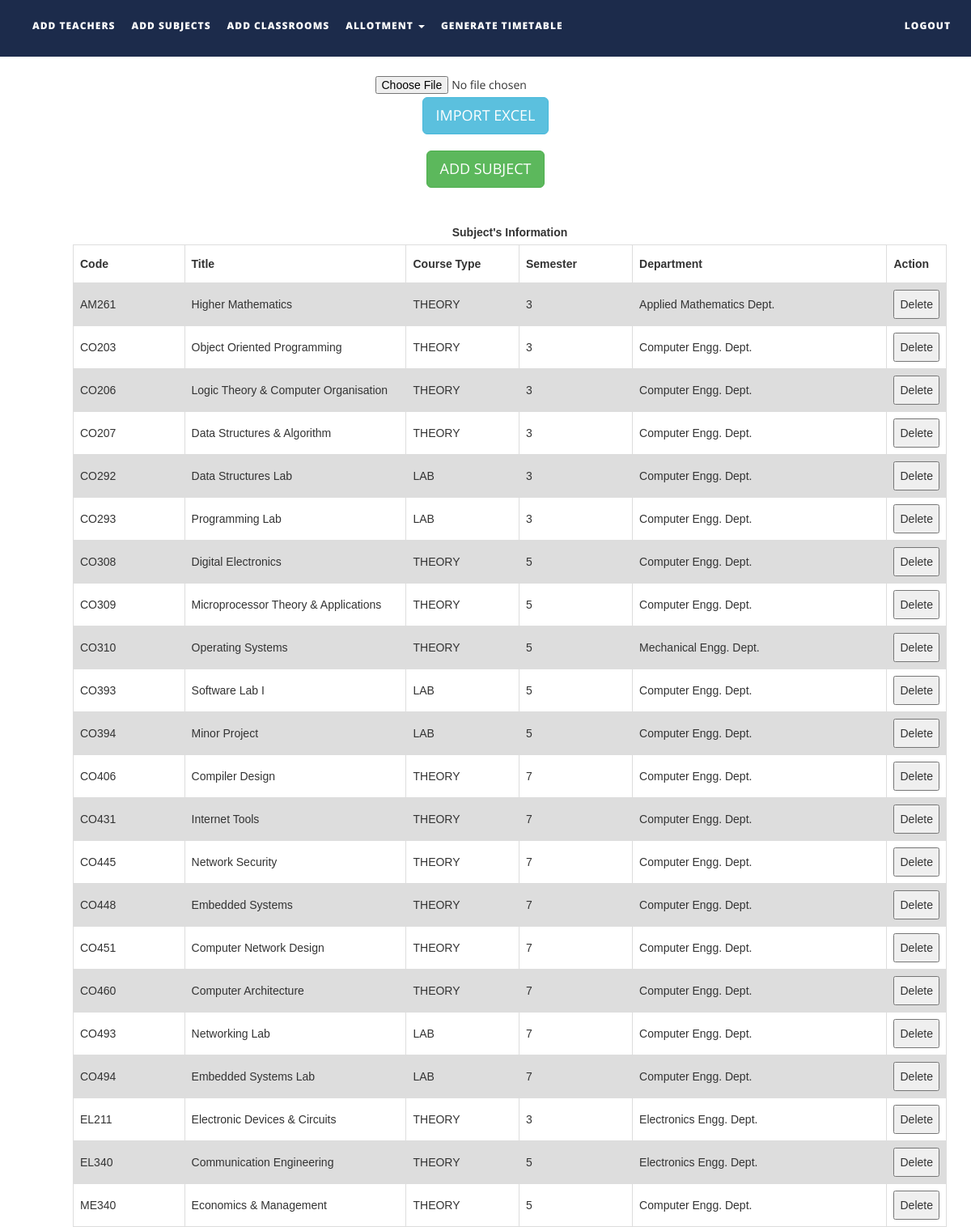
Page /files/addsubjects.php on the earlier database version.
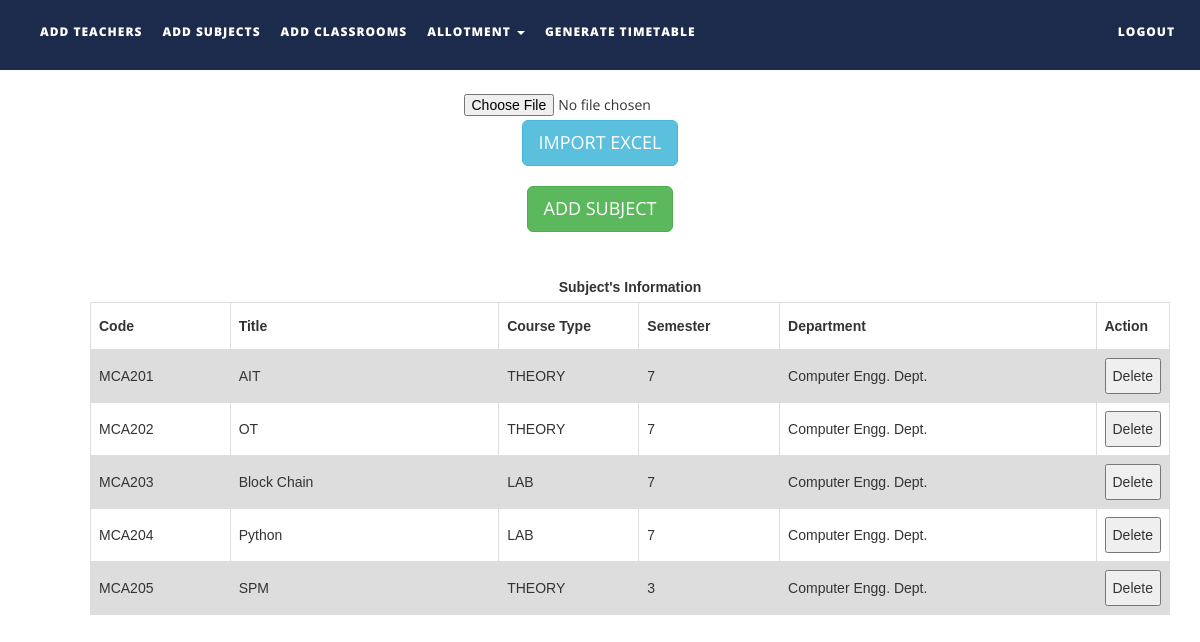
Same page on the later database version.
### tables this page shows
CREATE TABLE `subjects` (
  `subject_code` varchar(10) NOT NULL,
  `subject_name` varchar(50) NOT NULL,
  `course_type` varchar(15) NOT NULL,
  `semester` int(1) NOT NULL,
  `department` varchar(50) NOT NULL,
  `isAlloted` int(1) NOT NULL,
  `allotedto` text NOT NULL,
  `allotedto2` text NOT NULL,
  `allotedto3` text NOT NULL
);

### files/addsubjects.php (the view, shortened to what this page needs)
<!DOCTYPE html>
<html xmlns="http://www.w3.org/1999/xhtml">
<head>
    <link href="assets/css/bootstrap.css" rel="stylesheet"/>
    <link href="assets/css/font-awesome.min.css" rel="stylesheet"/>
    <link href="assets/css/flexslider.css" rel="stylesheet"/>
    <link href="assets/css/style.css" rel="stylesheet"/>
</head>
<body>
<div class="navbar navbar-inverse navbar-fixed-top " id="menu">
    <div class="container">
        <div class="navbar-collapse collapse move-me">
            <ul class="nav navbar-nav navbar-left">
                <li><a href="addteachers.php">ADD TEACHERS</a></li>
                <li><a href="addsubjects.php">ADD SUBJECTS</a></li>
                <li><a href="addclassrooms.php">ADD CLASSROOMS</a></li>
                <li class="dropdown"><a class="dropdown-toggle" data-toggle="dropdown" aria-expanded="false">ALLOTMENT
                        <span class="caret"></span></a>
                </li>
                <li><a href="generatetimetable.php">GENERATE TIMETABLE</a></li>
            </ul>
            <ul class="nav navbar-nav navbar-right">
                <li><a href="index.php">LOGOUT</a></li>
            </ul>
        </div>
    </div>
</div>
<br>
<div align="center" style="margin-top:60px">
    <form name="import" method="post" enctype="multipart/form-data">
        <input type="file" name="file"/>
        <input type="submit" name="subjectexcel" id="subjectexcel" class="btn btn-info btn-lg" value="IMPORT EXCEL"/>
    </form>
</div>
<div align="center" style="margin-top: 20px">
    <button id="subjectmanual" class="btn btn-success btn-lg">ADD SUBJECT</button>
</div>
<div>
    <br>
    <table id=subjectstable style="margin-left: 90px">
        <caption><strong> Subject's Information</strong></caption>
        <tr>
            <th width="150">Code</th>
            <th width=300>Title</th>
            <th width=150>Course Type</th>
            <th width="150">Semester</th>
            <th width="350">Department</th>
            <th width="40">Action</th>
        </tr>
        <?php
        $q = mysqli_query(mysqli_connect("localhost", "root", "", "ttms"),
            "SELECT * FROM subjects ORDER BY subject_code ASC ");
        while ($row = mysqli_fetch_assoc($q)) {
            echo "<tr><td>{$row['subject_code']}</td>
                    <td>{$row['subject_name']}</td>
                    <td>{$row['course_type']}</td>
                    <td>{$row['semester']}</td>
                     <td>{$row['department']}</td>
                     <td><button>Delete</button></td>
                    </tr>\n";
        }
        ?>
    </table>
</div>
</body>
</html>

Differences in the rows shown:
removed subjects: subject_code "AM261", subject_name "Higher Mathematics", course_type "THEORY", semester "3", department "Applied Mathematics Dept."
removed subjects: subject_code "CO203", subject_name "Object Oriented Programming", course_type "THEORY", semester "3", department "Computer Engg. Dept."
removed subjects: subject_code "CO206", subject_name "Logic Theory & Computer Organisation", course_type "THEORY", semester "3", department "Computer Engg. Dept."
removed subjects: subject_code "CO207", subject_name "Data Structures & Algorithm", course_type "THEORY", semester "3", department "Computer Engg. Dept."
removed subjects: subject_code "CO292", subject_name "Data Structures Lab", course_type "LAB", semester "3", department "Computer Engg. Dept."
removed subjects: subject_code "CO293", subject_name "Programming Lab", course_type "LAB", semester "3", department "Computer Engg. Dept."
removed subjects: subject_code "CO308", subject_name "Digital Electronics", course_type "THEORY", semester "5", department "Computer Engg. Dept."
removed subjects: subject_code "CO309", subject_name "Microprocessor Theory & Applications", course_type "THEORY", semester "5", department "Computer Engg. Dept."
removed subjects: subject_code "CO310", subject_name "Operating Systems", course_type "THEORY", semester "5", department "Mechanical Engg. Dept."
removed subjects: subject_code "CO393", subject_name "Software Lab I", course_type "LAB", semester "5", department "Computer Engg. Dept."
removed subjects: subject_code "CO394", subject_name "Minor Project", course_type "LAB", semester "5", department "Computer Engg. Dept."
removed subjects: subject_code "CO406", subject_name "Compiler Design", course_type "THEORY", semester "7", department "Computer Engg. Dept."
removed subjects: subject_code "CO431", subject_name "Internet Tools", course_type "THEORY", semester "7", department "Computer Engg. Dept."
removed subjects: subject_code "CO445", subject_name "Network Security", course_type "THEORY", semester "7", department "Computer Engg. Dept."
removed subjects: subject_code "CO448", subject_name "Embedded Systems", course_type "THEORY", semester "7", department "Computer Engg. Dept."
removed subjects: subject_code "CO451", subject_name "Computer Network Design", course_type "THEORY", semester "7", department "Computer Engg. Dept."
removed subjects: subject_code "CO460", subject_name "Computer Architecture", course_type "THEORY", semester "7", department "Computer Engg. Dept."
removed subjects: subject_code "CO493", subject_name "Networking Lab", course_type "LAB", semester "7", department "Computer Engg. Dept."
removed subjects: subject_code "CO494", subject_name "Embedded Systems Lab", course_type "LAB", semester "7", department "Computer Engg. Dept."
removed subjects: subject_code "EL211", subject_name "Electronic Devices & Circuits", course_type "THEORY", semester "3", department "Electronics Engg. Dept."
removed subjects: subject_code "EL340", subject_name "Communication Engineering", course_type "THEORY", semester "5", department "Electronics Engg. Dept."
removed subjects: subject_code "ME340", subject_name "Economics & Management", course_type "THEORY", semester "5", department "Computer Engg. Dept."
added subjects: subject_code "MCA201", subject_name "AIT", course_type "THEORY", semester "7", department "Computer Engg. Dept."
added subjects: subject_code "MCA202", subject_name "OT", course_type "THEORY", semester "7", department "Computer Engg. Dept."
added subjects: subject_code "MCA203", subject_name "Block Chain", course_type "LAB", semester "7", department "Computer Engg. Dept."
added subjects: subject_code "MCA204", subject_name "Python", course_type "LAB", semester "7", department "Computer Engg. Dept."
added subjects: subject_code "MCA205", subject_name "SPM", course_type "THEORY", semester "3", department "Computer Engg. Dept."
